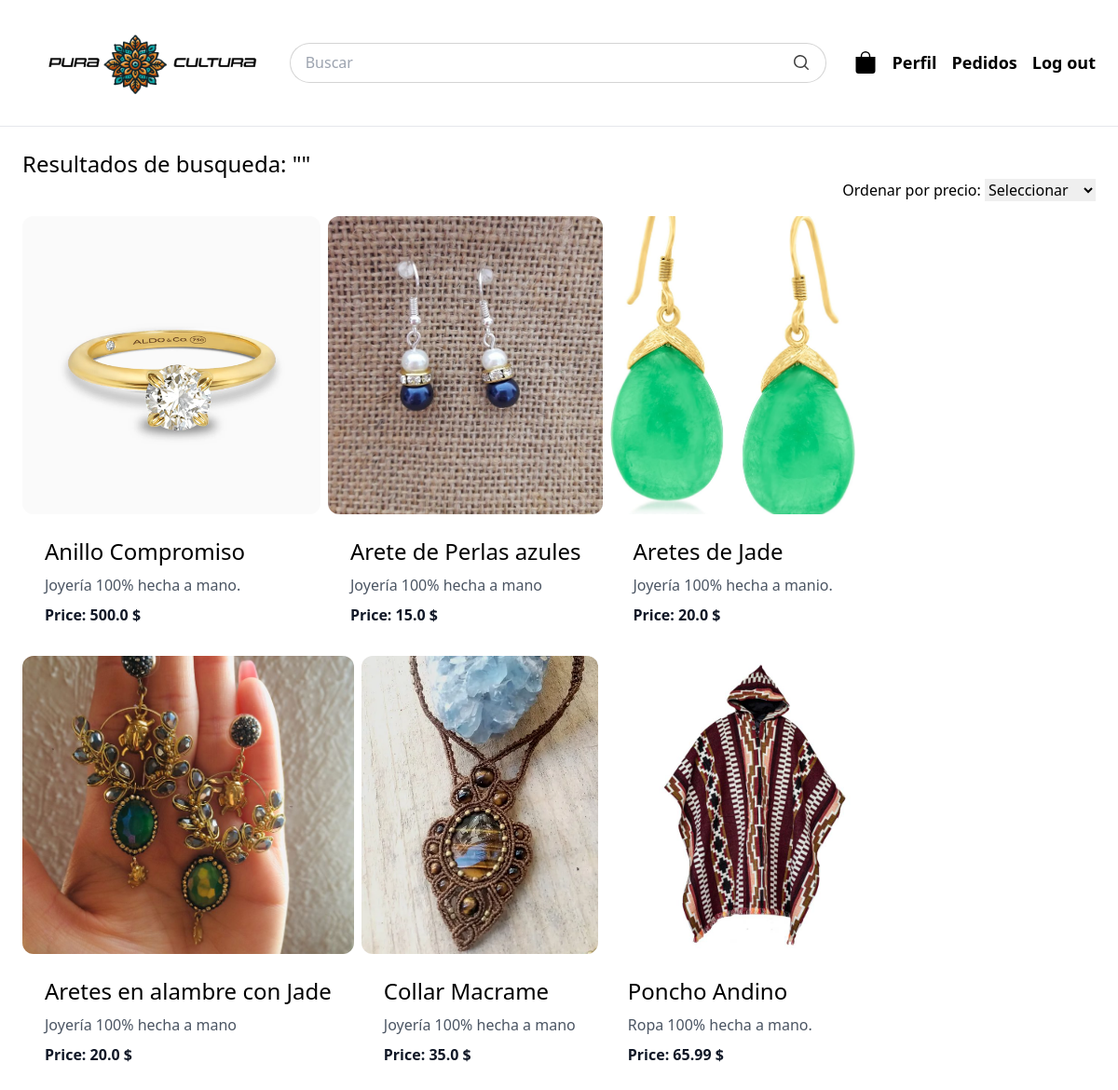
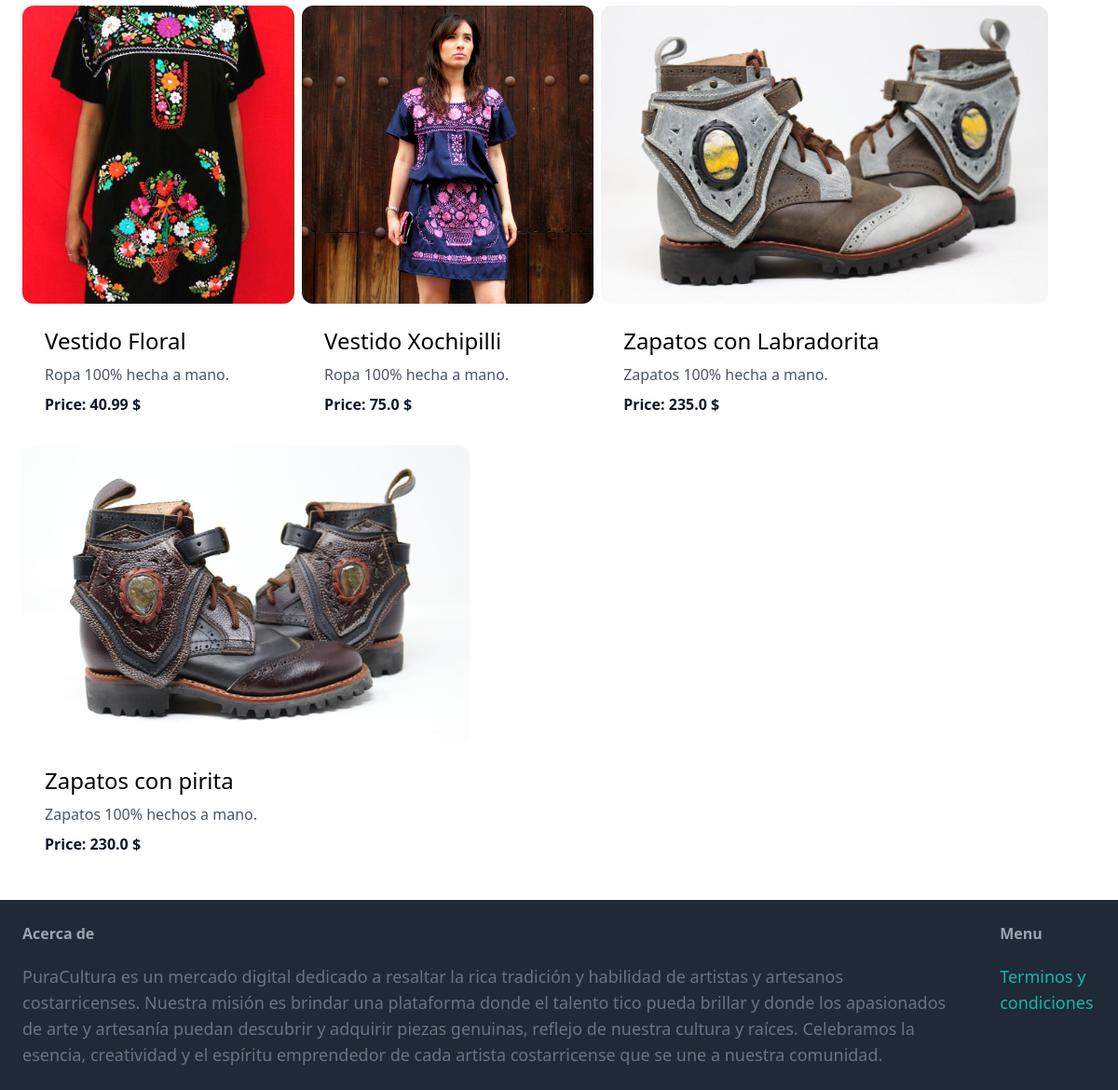
The page /items/search/ (signed in) on the database its author committed (2 pictures, top to bottom).
### item/models.py (models this page shows, shortened)
class Item(models.Model):
    category = models.ForeignKey(Category, related_name='items', on_delete=models.CASCADE, verbose_name='Categoría')
    name = models.CharField(max_length=255, verbose_name='Nombre')
    description = models.TextField(blank=True, null=True, verbose_name='Descripción')
    price = models.FloatField(verbose_name='Precio')
    image = models.ImageField(upload_to='item_images', blank=True, null=True, verbose_name='Imagen')
    created_by = models.ForeignKey(settings.AUTH_USER_MODEL, related_name='items', on_delete=models.CASCADE, verbose_name='Creado por')
    created_at = models.DateTimeField(auto_now_add=True, verbose_name='Creado en')
    stock = models.PositiveIntegerField(default=1, verbose_name='Inventario')
    class Meta:
        ordering = ('name',)

### item/views.py (the view)
# urls.py: path('search/', views.search, name='search'),
def search(request):
    query = request.GET.get('query', '')
    sort_option = request.GET.get('sort', '')
    items = Item.objects.filter(Q(name__icontains=query) | Q(description__icontains=query), stock__gt=0)
    if sort_option == 'asc':
        items = items.order_by('price')
    elif sort_option == 'desc':
        items = items.order_by(F('price').desc())
    paginator = Paginator(items, 10)
    page_number = request.GET.get('page')
    item = paginator.get_page(page_number)
    return render(request, 'item/search.html', {
        'query': query,
        'item': item
    })

### item/cart.py (called while the page is built)
    def __len__(self):
        return sum(item['quantity'] for item in self.cart.values())

### item/context_processors.py (called while the page is built)
def cart_item_count(request):
    return {'cart_item_count': len(Cart(request))}

### item/templates/item/search.html (shortened to what this page needs)
{% extends 'core/base.html' %}
{% block content %}
    <h1 class="text-2xl">Resultados de busqueda: "{{query}}"</h1>
    <div class="flex justify-end mb-4">
        <form id="searchForm" method="get" action="{% url 'item:search' %}">
            <label for="sort">Ordenar por precio:</label>
            <select id="sort" name="sort" onchange="submitForm()">
                <option value="">Seleccionar</option>
            </select>
        </form>
    </div>
    <div class="flex flex-wrap gap-2">
        {% if item %}
            {% for i in item %}
                <div>
                    <a href= "{% url 'item:detail' i.id %}">
                        <div>
                            <img src="{{ i.image.url }}" alt="item" class="w-full h-80 object-cover rounded-xl">
                        </div>
                        <div class="p-6 bg-white rounded-xl">
                            <h2 class="mb-2 text-2xl">{{ i.name }}</h2>
                            <p class="mb-2 text-gray-600">{{ i.description }}</p>
                            <p class="text-gray-900 font-bold">Price: {{ i.price }} $</p>
                        </div>
                    </a>
                </div>
            {% endfor %}
        {% else %}
        <div class="w-full p-2">
            <p class="text-xl text-slate-800">No se encontraron productos relacionados a tu busqueda:"{{query}}".</p>
        </div>
        {% endif %}
    </div>
{% endblock %}

### rows shown on the page
Item: image (picture), name "Anillo Compromiso", description "Joyería 100% hecha a mano.", price "500.0"
Item: image (picture), name "Arete de Perlas azules", description "Joyería 100% hecha a mano", price "15.0"
Item: image (picture), name "Aretes de Jade", description "Joyería 100% hecha a manio.", price "20.0"
Item: image (picture), name "Aretes en alambre con Jade", description "Joyería 100% hecha a mano", price "20.0"
Item: image (picture), name "Collar Macrame", description "Joyería 100% hecha a mano", price "35.0"
Item: image (picture), name "Poncho Andino", description "Ropa 100% hecha a mano.", price "65.99"
Item: image (picture), name "Vestido Floral", description "Ropa 100% hecha a mano.", price "40.99"
Item: image (picture), name "Vestido Xochipilli", description "Ropa 100% hecha a mano.", price "75.0"
Item: image (picture), name "Zapatos con Labradorita", description "Zapatos 100% hecha a mano.", price "235.0"
Item: image (picture), name "Zapatos con pirita", description "Zapatos 100% hechos a mano.", price "230.0"
